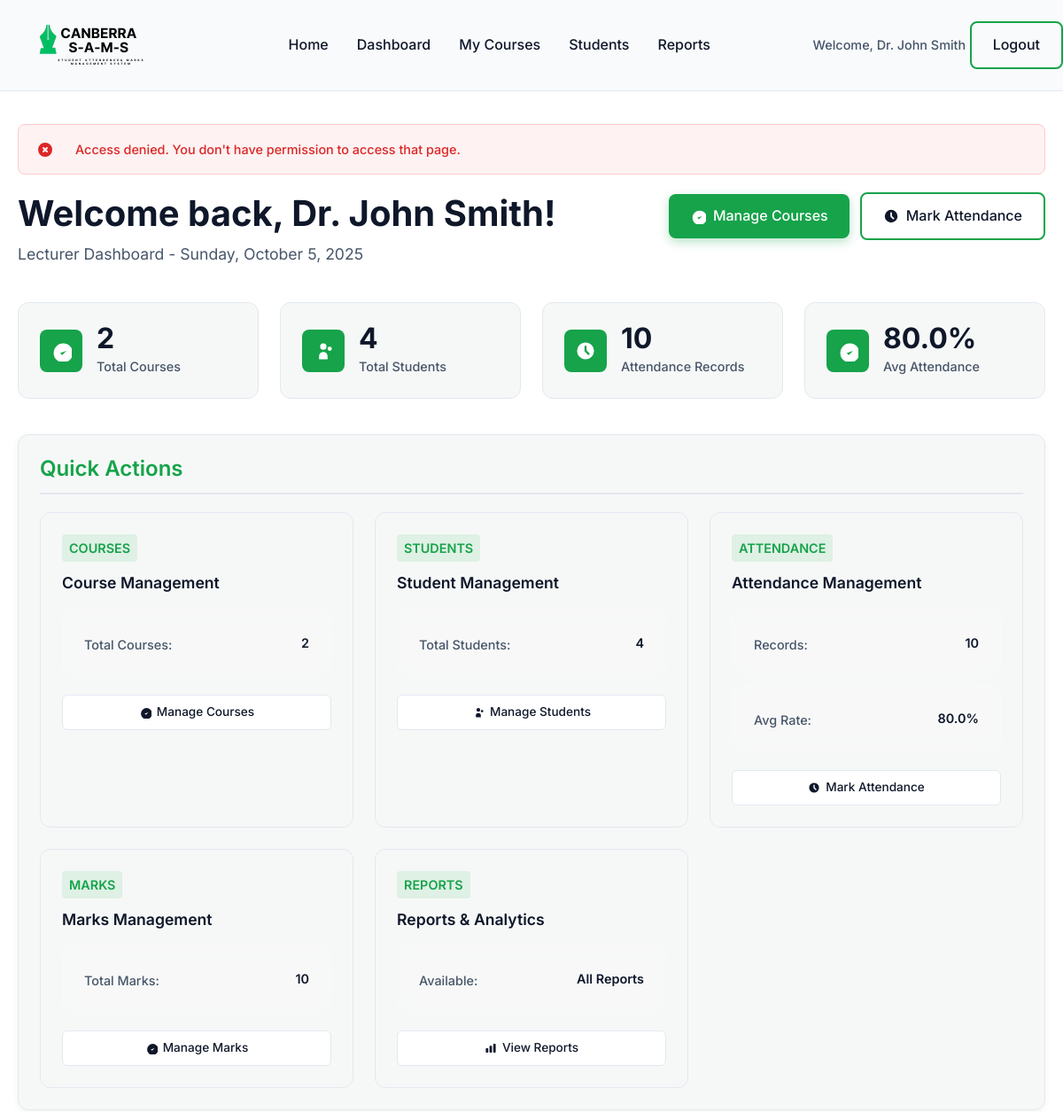
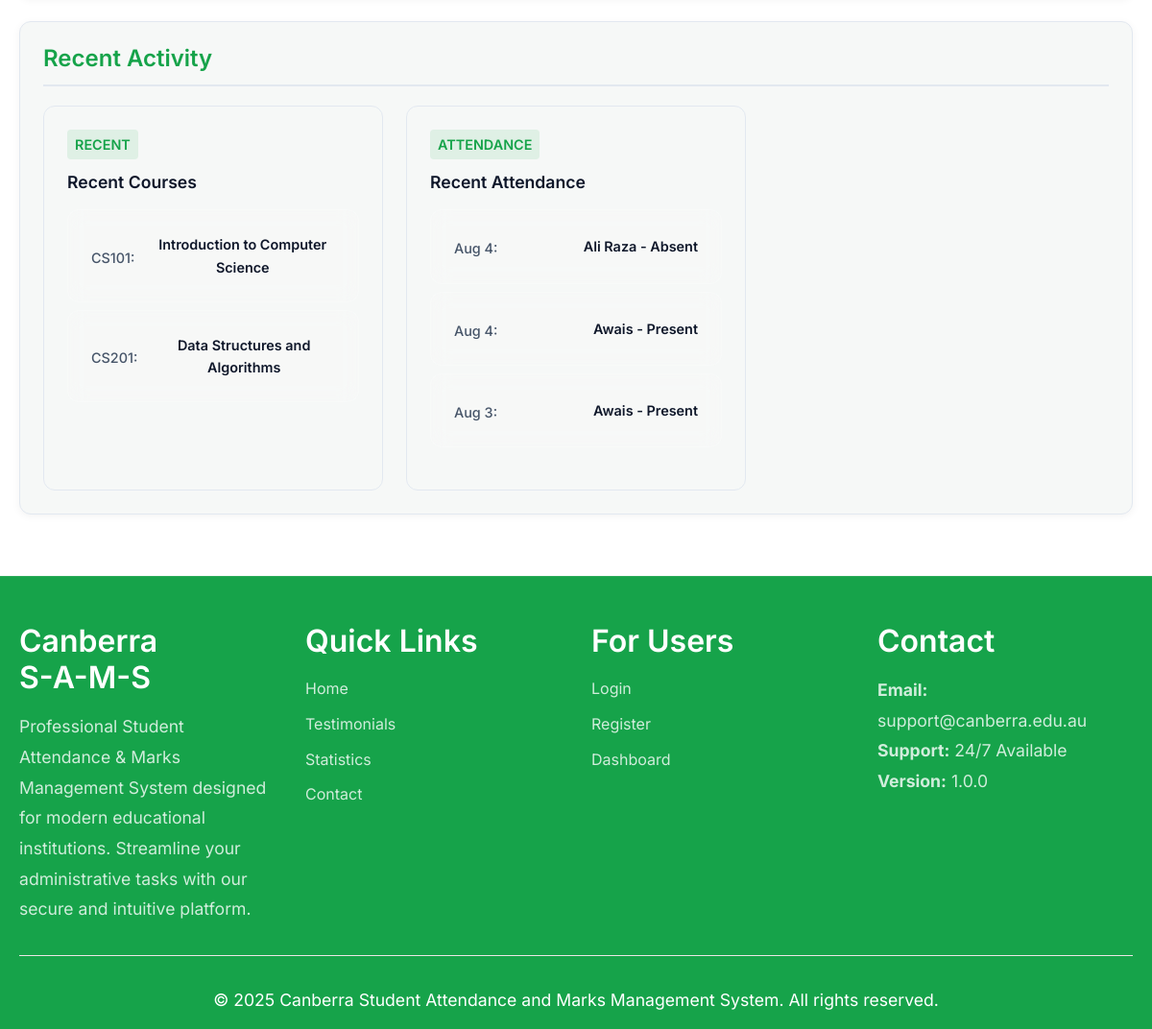
Page /dashboard.php?error=access_denied (signed in) on the committed database (2 pictures, top to bottom).
### tables this page shows
CREATE TABLE courses (
    course_id INT AUTO_INCREMENT PRIMARY KEY,
    course_name VARCHAR(255) NOT NULL,
    course_code VARCHAR(20) UNIQUE NOT NULL,
    semester VARCHAR(50) NOT NULL,
    lecturer_id INT NOT NULL,
    created_at TIMESTAMP DEFAULT CURRENT_TIMESTAMP,
    FOREIGN KEY (lecturer_id) REFERENCES users(user_id) ON DELETE CASCADE
);

CREATE TABLE attendance (
    attendance_id INT AUTO_INCREMENT PRIMARY KEY,
    student_id INT NOT NULL,
    course_id INT NOT NULL,
    date DATE NOT NULL,
    status ENUM('Present', 'Absent') NOT NULL,
    created_at TIMESTAMP DEFAULT CURRENT_TIMESTAMP,
    FOREIGN KEY (student_id) REFERENCES users(user_id) ON DELETE CASCADE,
    FOREIGN KEY (course_id) REFERENCES courses(course_id) ON DELETE CASCADE,
    UNIQUE KEY unique_attendance (student_id, course_id, date)
);

CREATE TABLE users (
    user_id INT AUTO_INCREMENT PRIMARY KEY,
    name VARCHAR(255) NOT NULL,
    email VARCHAR(255) UNIQUE NOT NULL,
    password VARCHAR(255) NOT NULL,
    role ENUM('student', 'lecturer') NOT NULL,
    created_at TIMESTAMP DEFAULT CURRENT_TIMESTAMP
);

### includes/auth.php (called while the page is built, shortened)
<?php
function current_user() {
    if (isset($_SESSION['user_id']) && isset($_SESSION['role']) && isset($_SESSION['name'])) {
        return [
            'user_id' => $_SESSION['user_id'],
            'name' => $_SESSION['name'],
            'role' => $_SESSION['role']
        ];
    }
    return null;
}
?>

### dashboard.php (the view, shortened to what this page needs)
<?php
require_once 'includes/header.php';
$user = current_user();
$error = $_GET['error'] ?? '';
$stats = [];
if ($user['role'] === 'lecturer') {
    try {
        $stmt = $pdo->prepare("SELECT COUNT(*) FROM courses WHERE lecturer_id = ?");
        $stmt->execute([$user['user_id']]);
        $stats['total_courses'] = $stmt->fetchColumn();
        $stmt = $pdo->prepare("
            SELECT COUNT(DISTINCT e.student_id)
            FROM enrollments e
            JOIN courses c ON c.course_id = e.course_id
            WHERE c.lecturer_id = ?
        ");
        $stmt->execute([$user['user_id']]);
        $stats['total_students'] = $stmt->fetchColumn();
        $stmt = $pdo->prepare("
            SELECT COUNT(*)
            FROM attendance a
            JOIN courses c ON c.course_id = a.course_id
            WHERE c.lecturer_id = ?
        ");
        $stmt->execute([$user['user_id']]);
        $stats['total_attendance_records'] = $stmt->fetchColumn();
        $stmt = $pdo->prepare("
            SELECT ROUND(AVG(CASE WHEN a.status = 'Present' THEN 100 ELSE 0 END), 1)
            FROM attendance a
            JOIN courses c ON c.course_id = a.course_id
            WHERE c.lecturer_id = ?
        ");
        $stmt->execute([$user['user_id']]);
        $stats['avg_attendance_rate'] = $stmt->fetchColumn() ?? 0;
        $stmt = $pdo->prepare("
            SELECT COUNT(*)
            FROM marks m
            JOIN courses c ON c.course_id = m.course_id
            WHERE c.lecturer_id = ?
        ");
        $stmt->execute([$user['user_id']]);
        $stats['total_marks'] = $stmt->fetchColumn();
        $stmt = $pdo->prepare("
            SELECT course_id, course_name, course_code, semester, created_at
            FROM courses
            WHERE lecturer_id = ?
            ORDER BY created_at DESC
            LIMIT 5
        ");
        $stmt->execute([$user['user_id']]);
        $stats['recent_courses'] = $stmt->fetchAll();
        $stmt = $pdo->prepare("
            SELECT a.date, a.status, c.course_name, c.course_code, u.name as student_name
            FROM attendance a
            JOIN courses c ON c.course_id = a.course_id
            JOIN users u ON u.user_id = a.student_id
            WHERE c.lecturer_id = ?
            ORDER BY a.date DESC, a.created_at DESC
            LIMIT 5
        ");
        $stmt->execute([$user['user_id']]);
        $stats['recent_attendance'] = $stmt->fetchAll();
    } catch (Exception $e) {
        $stats = [
            'total_courses' => 0,
            'total_students' => 0,
            'total_attendance_records' => 0,
            'avg_attendance_rate' => 0,
            'total_marks' => 0,
            'recent_courses' => [],
            'recent_attendance' => []
        ];
    }
}
?>
<div class="dashboard-container">
    <?php if ($error === 'access_denied'): ?>
        <div class="alert alert-error">
            <svg viewBox="0 0 20 20" fill="currentColor">
                <path fill-rule="evenodd" d="M10 18a8 8 0 100-16 8 8 0 000 16zM8.707 7.293a1 1 0 00-1.414 1.414L8.586 10l-1.293 1.293a1 1 0 101.414 1.414L10 11.414l1.293 1.293a1 1 0 001.414-1.414L11.414 10l1.293-1.293a1 1 0 00-1.414-1.414L10 8.586 8.707 7.293z" clip-rule="evenodd" />
            </svg>
            Access denied. You don't have permission to access that page.
        </div>
    <?php endif; ?>
    <div class="dashboard-header">
        <div class="welcome-section">
            <h1>Welcome back, <?php echo htmlspecialchars($user['name']); ?>!</h1>
            <p><?php echo ucfirst($user['role']); ?> Dashboard - <?php echo date('l, F j, Y'); ?></p>
        </div>
        <div class="dashboard-actions">
            <?php if ($user['role'] === 'lecturer'): ?>
                <a href="courses.php" class="btn btn-primary">
                    <svg viewBox="0 0 20 20" fill="currentColor">
                        <path d="M9 12l2 2 4-4m6 2a9 9 0 11-18 0 9 9 0 0118 0z" />
                    </svg>
                    Manage Courses
                </a>
                <a href="attendance.php" class="btn btn-secondary">
                    <svg viewBox="0 0 20 20" fill="currentColor">
                        <path fill-rule="evenodd" d="M10 18a8 8 0 100-16 8 8 0 000 16zm1-12a1 1 0 10-2 0v4a1 1 0 00.293.707l2.828 2.829a1 1 0 101.415-1.415L11 9.586V6z" clip-rule="evenodd" />
                    </svg>
                    Mark Attendance
                </a>
            <?php endif; ?>
        </div>
    </div>
    <?php if ($user['role'] === 'lecturer'): ?>
        <div class="dashboard-stats">
            <div class="stat-card">
                <div class="stat-icon">
                    <svg viewBox="0 0 20 20" fill="currentColor">
                        <path d="M9 12l2 2 4-4m6 2a9 9 0 11-18 0 9 9 0 0118 0z" />
                    </svg>
                </div>
                <div class="stat-content">
                    <div class="stat-number"><?php echo $stats['total_courses']; ?></div>
                    <div class="stat-label">Total Courses</div>
                </div>
            </div>
            <div class="stat-card">
                <div class="stat-icon">
                    <svg viewBox="0 0 20 20" fill="currentColor">
                        <path d="M13 6a3 3 0 11-6 0 3 3 0 016 0zM18 8a2 2 0 11-4 0 2 2 0 014 0zM14 15a4 4 0 00-8 0v3h8v-3z" />
                    </svg>
                </div>
                <div class="stat-content">
                    <div class="stat-number"><?php echo $stats['total_students']; ?></div>
                    <div class="stat-label">Total Students</div>
                </div>
            </div>
            <div class="stat-card">
                <div class="stat-icon">
                    <svg viewBox="0 0 20 20" fill="currentColor">
                        <path fill-rule="evenodd" d="M10 18a8 8 0 100-16 8 8 0 000 16zm1-12a1 1 0 10-2 0v4a1 1 0 00.293.707l2.828 2.829a1 1 0 101.415-1.415L11 9.586V6z" clip-rule="evenodd" />
                    </svg>
                </div>
                <div class="stat-content">
                    <div class="stat-number"><?php echo $stats['total_attendance_records']; ?></div>
                    <div class="stat-label">Attendance Records</div>
                </div>
            </div>
            <div class="stat-card">
                <div class="stat-icon">
                    <svg viewBox="0 0 20 20" fill="currentColor">
                        <path d="M9 12l2 2 4-4m6 2a9 9 0 11-18 0 9 9 0 0118 0z" />
                    </svg>
                </div>
                <div class="stat-content">
                    <div class="stat-number"><?php echo $stats['avg_attendance_rate']; ?>%</div>
                    <div class="stat-label">Avg Attendance</div>
                </div>
            </div>
        </div>
        <div class="dashboard-section">
            <div class="section-header">
                <h2>Quick Actions</h2>
            </div>
            <div class="courses-grid">
                <div class="course-card">
                    <div class="course-header">
                        <div class="course-code">COURSES</div>
                    </div>
                    <div class="course-title">Course Management</div>
                    <div class="course-stats">
                        <div class="stat-item">
                            <span class="stat-label">Total Courses:</span>
                            <span class="stat-value"><?php echo $stats['total_courses']; ?></span>
                        </div>
                    </div>
                    <div class="course-actions">
                        <a href="courses.php" class="action-btn">
                            <svg viewBox="0 0 20 20" fill="currentColor">
                                <path d="M9 12l2 2 4-4m6 2a9 9 0 11-18 0 9 9 0 0118 0z" />
                            </svg>
                            Manage Courses
                        </a>
                    </div>
                </div>
                <div class="course-card">
                    <div class="course-header">
                        <div class="course-code">STUDENTS</div>
                    </div>
                    <div class="course-title">Student Management</div>
                    <div class="course-stats">
                        <div class="stat-item">
                            <span class="stat-label">Total Students:</span>
                            <span class="stat-value"><?php echo $stats['total_students']; ?></span>
                        </div>
                    </div>
                    <div class="course-actions">
                        <a href="students.php" class="action-btn">
                            <svg viewBox="0 0 20 20" fill="currentColor">
                                <path d="M13 6a3 3 0 11-6 0 3 3 0 016 0zM18 8a2 2 0 11-4 0 2 2 0 014 0zM14 15a4 4 0 00-8 0v3h8v-3z" />
                            </svg>
                            Manage Students
                        </a>
                    </div>
                </div>
                <div class="course-card">
                    <div class="course-header">
                        <div class="course-code">ATTENDANCE</div>
                    </div>
                    <div class="course-title">Attendance Management</div>
                    <div class="course-stats">
                        <div class="stat-item">
                            <span class="stat-label">Records:</span>
                            <span class="stat-value"><?php echo $stats['total_attendance_records']; ?></span>
                        </div>
                        <div class="stat-item">
                            <span class="stat-label">Avg Rate:</span>
                            <span class="stat-value"><?php echo $stats['avg_attendance_rate']; ?>%</span>
                        </div>
                    </div>
                    <div class="course-actions">
                        <a href="attendance.php" class="action-btn">
                            <svg viewBox="0 0 20 20" fill="currentColor">
                                <path fill-rule="evenodd" d="M10 18a8 8 0 100-16 8 8 0 000 16zm1-12a1 1 0 10-2 0v4a1 1 0 00.293.707l2.828 2.829a1 1 0 101.415-1.415L11 9.586V6z" clip-rule="evenodd" />
                            </svg>
                            Mark Attendance
                        </a>
                    </div>
                </div>
                <div class="course-card">
                    <div class="course-header">
                        <div class="course-code">MARKS</div>
                    </div>
                    <div class="course-title">Marks Management</div>
                    <div class="course-stats">
                        <div class="stat-item">
                            <span class="stat-label">Total Marks:</span>
                            <span class="stat-value"><?php echo $stats['total_marks']; ?></span>
                        </div>
                    </div>
                    <div class="course-actions">
                        <a href="marks.php" class="action-btn">
                            <svg viewBox="0 0 20 20" fill="currentColor">
                                <path d="M9 12l2 2 4-4m6 2a9 9 0 11-18 0 9 9 0 0118 0z" />
                            </svg>
                            Manage Marks
                        </a>
                    </div>
                </div>
                <div class="course-card">
                    <div class="course-header">
                        <div class="course-code">REPORTS</div>
                    </div>
                    <div class="course-title">Reports & Analytics</div>
                    <div class="course-stats">
                        <div class="stat-item">
                            <span class="stat-label">Available:</span>
                            <span class="stat-value">All Reports</span>
                        </div>
                    </div>
                    <div class="course-actions">
                        <a href="reports.php" class="action-btn">
                            <svg viewBox="0 0 20 20" fill="currentColor">
                                <path d="M2 11a1 1 0 011-1h2a1 1 0 011 1v5a1 1 0 01-1 1H3a1 1 0 01-1-1v-5zM8 7a1 1 0 011-1h2a1 1 0 011 1v9a1 1 0 01-1 1H9a1 1 0 01-1-1V7zM14 4a1 1 0 011-1h2a1 1 0 011 1v12a1 1 0 01-1 1h-2a1 1 0 01-1-1V4z" />
                            </svg>
                            View Reports
                        </a>
                    </div>
                </div>
            </div>
        </div>
        <?php if (!empty($stats['recent_courses']) || !empty($stats['recent_attendance'])): ?>
        <div class="dashboard-section">
            <div class="section-header">
                <h2>Recent Activity</h2>
            </div>
            <div class="courses-grid">
                <?php if (!empty($stats['recent_courses'])): ?>
                <div class="course-card">
                    <div class="course-header">
                        <div class="course-code">RECENT</div>
                    </div>
                    <div class="course-title">Recent Courses</div>
                    <div class="course-stats">
                        <?php foreach (array_slice($stats['recent_courses'], 0, 3) as $course): ?>
                        <div class="stat-item">
                            <span class="stat-label"><?php echo htmlspecialchars($course['course_code']); ?>:</span>
                            <span class="stat-value"><?php echo htmlspecialchars($course['course_name']); ?></span>
                        </div>
                        <?php endforeach; ?>
                    </div>
                </div>
                <?php endif; ?>
                <?php if (!empty($stats['recent_attendance'])): ?>
                <div class="course-card">
                    <div class="course-header">
                        <div class="course-code">ATTENDANCE</div>
                    </div>
                    <div class="course-title">Recent Attendance</div>
                    <div class="course-stats">
                        <?php foreach (array_slice($stats['recent_attendance'], 0, 3) as $attendance): ?>
                        <div class="stat-item">
                            <span class="stat-label"><?php echo date('M j', strtotime($attendance['date'])); ?>:</span>
                            <span class="stat-value"><?php echo htmlspecialchars($attendance['student_name']); ?> - <?php echo $attendance['status']; ?></span>
                        </div>
                        <?php endforeach; ?>
                    </div>
                </div>
                <?php endif; ?>
            </div>
        </div>
        <?php endif; ?>
    <?php endif; ?>
</div>
<?php require_once 'includes/footer.php'; ?>

### rows in the picture
courses: course_code "CS101", course_name "Introduction to Computer Science"
courses: course_code "CS201", course_name "Data Structures and Algorithms"
attendance: date "Aug 4", student.name "Ali Raza", status "Absent"
attendance: date "Aug 4", student.name "Awais", status "Present"
attendance: date "Aug 3", student.name "Awais", status "Present"

### other values in the picture
$user['name'] "Dr. John Smith"
$user['role'] "Lecturer"
$stats['total_courses'] "2"
$stats['total_students'] "4"
$stats['total_attendance_records'] "10"
$stats['avg_attendance_rate'] "80.0"
$stats['total_marks'] "10"
